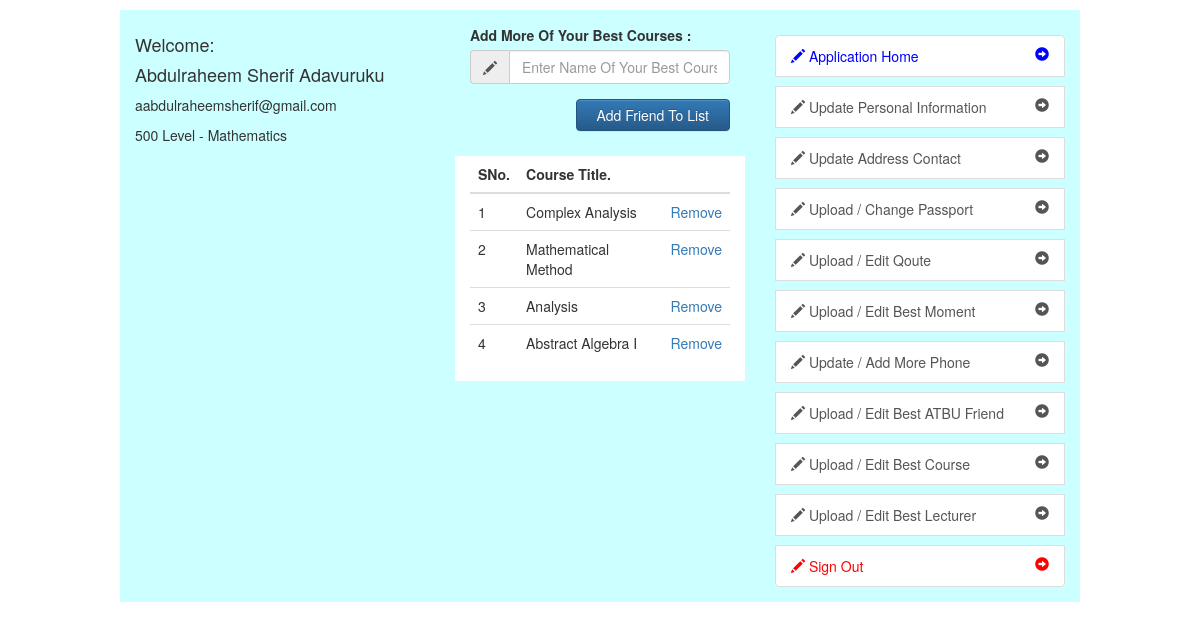
Screenshot of /androidCourses.php (signed in) with the database file from the repository.
### tables this page shows
CREATE TABLE `userdetails` (
  `id` int(11) NOT NULL,
  `password` varchar(250) DEFAULT '""',
  `userID` varchar(250) DEFAULT '',
  `userQoute` text,
  `fullName` varchar(250) DEFAULT '',
  `userDept` varchar(250) DEFAULT '',
  `userLevel` varchar(250) DEFAULT '',
  `userGender` varchar(50) DEFAULT '',
  `userReligion` varchar(100) DEFAULT NULL,
  `userState` varchar(250) DEFAULT '',
  `userLgov` varchar(250) DEFAULT '',
  `userPermAdd` text,
  `userCState` varchar(250) DEFAULT '',
  `userCLgov` varchar(250) DEFAULT '',
  `userCPermAdd` text,
  `userBestMoment` text,
  `lastLogin` datetime NOT NULL DEFAULT CURRENT_TIMESTAMP,
  `userRegNo` varchar(100) DEFAULT '',
  `userEmail` varchar(250) DEFAULT ''
);

CREATE TABLE `usercourse` (
  `id` int(11) NOT NULL,
  `userID` varchar(250) NOT NULL,
  `bestCourses` varchar(250) DEFAULT NULL
);

### androidCourses.php (the view, shortened to what this page needs)
<?php
require_once 'settings/all_header.php';
require_once 'settings/connection.php';
$errPL=$dept=$txtEmail=$sname=$level="";
$txtcPermadd="";
$stmt_in = $conn->prepare("SELECT * FROM userDetails where userRegNo=? And userID=? Limit 1");
$stmt_in->execute(array($_SESSION['regno'],$_SESSION['app_id']));
$affected_rows_in = $stmt_in->rowCount();
if($affected_rows_in >= 1)
{
	$row = $stmt_in->fetch(PDO::FETCH_ASSOC);
	$dept=$row['userDept'];
	$txtEmail=$row['userEmail'];
	$sname=$row['fullName'];
	$level=$row['userLevel'];
}
?>
</head>
<body style="width:80%;margin:auto">
<div class="container-fluid" >
	<div class="row" style="margin-top:10px;background-color:#CCFFFF;">
		<div class="col-xs-12 col-sm-12 col-md-4 col-lg-4" style="margin-top:15px;margin-bottom:15px;">
			<?php require_once("settings/androidDetails.php");?>
		</div>
		<div class="col-xs-12 col-sm-12 col-md-4 col-lg-4" style="margin-top:15px;margin-bottom:15px;">
			<div class="col-xs-12">
				<form role="form"  name="reg_form"  id="form" class="form-vertical" action="<?php echo htmlspecialchars($_SERVER["PHP_SELF"]);?>" enctype="multipart/form-data" method="POST">
					<div class="form-group">
						<label for="txtcPermadd">Add More Of Your Best Courses : </label>
						<div class="input-group">
							<span class="input-group-addon"><span class="glyphicon glyphicon-pencil"></span></span>
							<input type="phone" class="form-control" id="txtcPermadd" value="<?php echo $txtcPermadd;?>" name="txtcPermadd" required="true" placeholder="Enter Name Of Your Best Courses"> </input>
						</div>
					</div>
					<div class="form-group pull-right">
						<div class="input-group">
							<input type="submit" name="submit" style="margin-bottom:10px;padding:5px 20px 5px 20px" value="Add Friend To List" class="btn btn-primary btn-md"></input>
						</div>
					</div>
				</form>
			</div>
			<div class="col-xs-12" style="background-color:white;">
				<?php
					$stmt_in = $conn->prepare("SELECT * FROM usercourse where userID=? order by id desc");
					$stmt_in->execute(array($_SESSION['app_id']));
					$affected_rows_in = $stmt_in->rowCount();
					if($affected_rows_in >= 1)
					{
						echo "<table class='table table-hover'>
								<thead>
									<th>SNo.</th>
									<th>Course Title.</th>
									<th></th>
								</thead>
								<tbody>";
								$count = 1;
						while($row = $stmt_in->fetch(PDO::FETCH_ASSOC)){
							echo "<tr>
									<td>".$count."</td>
									<td>".$row['bestCourses']."</td>
									<td><a href=androidCourses.php?derem=".$row['id'].">Remove</a></td>
								</tr>";
								$count =$count + 1;
						}
						echo "</tbody></table>";
					}
				?>
			</div>
		</div>
		<div class="col-xs-12 col-sm-12 col-md-4 col-lg-4" style="margin-top:15px;margin-bottom:15px;">
			<?php require_once("settings/androidNavLeft.php");?>
		</div>
	</div>
 </div>
</body>
</html>

### settings/all_header.php (shortened to what this page needs)
<!DOCTYPE HTML PUBLIC "-//W3C//DTD HTML 4.01 Transitional//EN" "http://www.w3.org/TR/html4/loose.dtd">
<html lang="en">
<head>
<link rel="stylesheet" type="text/css" href="settings/css/bootstrap.min.css"/>
<link rel="stylesheet" type="text/css" href="settings/css/bootstrap-theme.min.css"/>
<link rel="stylesheet" type="text/css" href="settings/css/bootstrap.css"/>
<link rel="stylesheet" type="text/css" href="settings/css/bootstrap-theme.css" />
<link href="settings/css/bootstrap-imageupload.css" rel="stylesheet">

### settings/androidDetails.php
<h4>Welcome:</h4>
				<h4><?php echo $sname; ?></h4>
				<p><?php echo $txtEmail; ?></p>
				<p><?php echo $level." Level - ".$dept;?></p>

### settings/androidNavLeft.php
<a style="text-weight:bold;margin-top:10px;color:blue;" class="list-group-item" href="androidAppHome.php" >
	<span class="glyphicon glyphicon-pencil"></span> Application Home<span class="glyphicon glyphicon-circle-arrow-right pull-right"></span>
</a>
<a style="text-weight:bold;margin-top:10px" class="list-group-item" href="androidAcademy.php" >
	<span class="glyphicon glyphicon-pencil"></span> Update Personal Information <span class="glyphicon glyphicon-circle-arrow-right pull-right"></span>
</a>
<a style="text-weight:bold;margin-top:10px" class="list-group-item" href="androidContact.php" >
	<span class="glyphicon glyphicon-pencil"></span> Update Address Contact <span class="glyphicon glyphicon-circle-arrow-right pull-right"></span>
</a>
<a style="text-weight:bold;margin-top:10px" class="list-group-item" href="androidChangePics.php" >
	<span class="glyphicon glyphicon-pencil"></span> Upload / Change Passport <span class="glyphicon glyphicon-circle-arrow-right pull-right"></span>
</a>
<a style="text-weight:bold;margin-top:10px" class="list-group-item" href="androidQoutes.php" >
	<span class="glyphicon glyphicon-pencil"></span> Upload / Edit Qoute <span class="glyphicon glyphicon-circle-arrow-right pull-right"></span>
</a>
<a style="text-weight:bold;margin-top:10px" class="list-group-item" href="androidBestMoment.php" >
	<span class="glyphicon glyphicon-pencil"></span> Upload / Edit Best Moment <span class="glyphicon glyphicon-circle-arrow-right pull-right"></span>
</a>
<a style="text-weight:bold;margin-top:10px" class="list-group-item" href="androidPhone.php" >
	<span class="glyphicon glyphicon-pencil"></span> Update / Add More Phone <span class="glyphicon glyphicon-circle-arrow-right pull-right"></span>
</a>
<a style="text-weight:bold;margin-top:10px" class="list-group-item" href="androidFriend.php" >
	<span class="glyphicon glyphicon-pencil"></span> Upload / Edit Best ATBU Friend <span class="glyphicon glyphicon-circle-arrow-right pull-right"></span>
</a>
<a style="text-weight:bold;margin-top:10px" class="list-group-item" href="androidCourses.php" >
	<span class="glyphicon glyphicon-pencil"></span> Upload / Edit Best Course <span class="glyphicon glyphicon-circle-arrow-right pull-right"></span>
</a>
<a style="text-weight:bold;margin-top:10px" class="list-group-item" href="androidLecturer.php" >
	<span class="glyphicon glyphicon-pencil"></span> Upload / Edit Best Lecturer <span class="glyphicon glyphicon-circle-arrow-right pull-right"></span>
</a>
<a style="color:red;text-weight:bold;margin-top:10px" class="list-group-item" href="androidLogin.php" >
	<span class="glyphicon glyphicon-pencil"></span> Sign Out <span class="glyphicon glyphicon-circle-arrow-right pull-right"></span>
</a>

### rows the page displays
userdetails: fullName "Abdulraheem Sherif Adavuruku", userEmail "aabdulraheemsherif@gmail.com", userLevel "500", userDept "Mathematics"
usercourse: bestCourses "Complex Analysis"
usercourse: bestCourses "Mathematical Method"
usercourse: bestCourses "Analysis"
usercourse: bestCourses "Abstract Algebra I"
